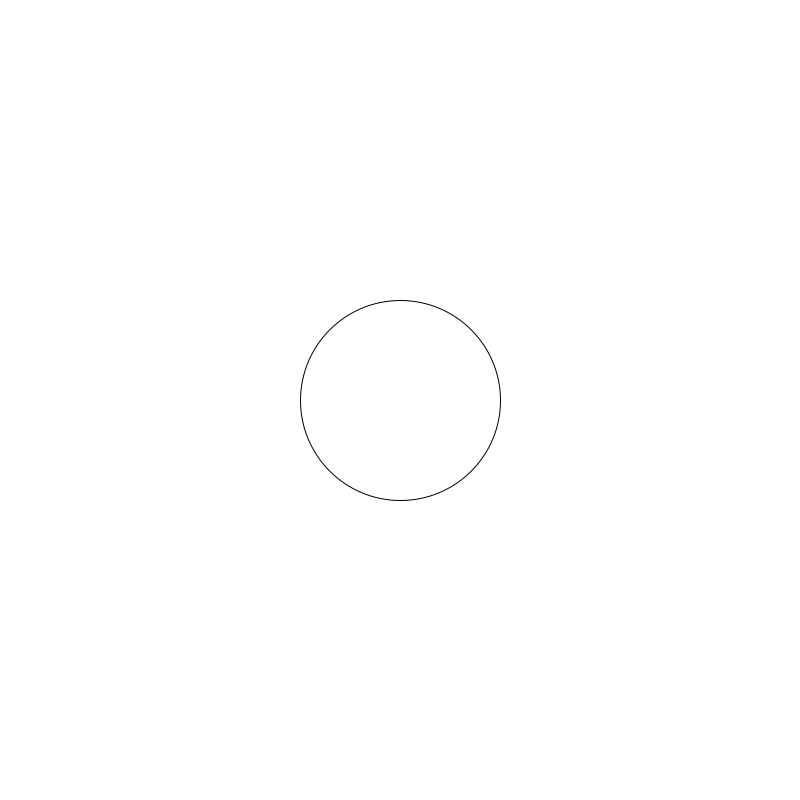
Frame 1 (no input)
Frame 60 (the mouse pressed at the canvas centre just before this capture): identical to frame 1, image omitted
Frame 120 (the mouse held since frame 60 and released just before this capture): identical to frame 1, image omitted

The Processing sketch that drew this single still picture (run headless with seeded random() and noise(); from frame 60 on, the mouse is pressed at the canvas centre):

// Processing sketch: CircleDragged
// ── CircleDragged.pde
float cx,cy;
float r;
boolean isHit;
float dx,dy;
float cx0,cy0;
float px,py;

void setup(){
  size(800,800);
  cx = width / 2;
  cy = height /2;
  r = 100;
  isHit = false;
}

void mouseDragged(){
  if(isHit){
    cx = cx0 + mouseX - px;
    cy = cy0 + mouseY - py;
  }
}

void mousePressed(){
  dx = mouseX - cx;
  dy = mouseY - cy;
  cx0 = cx;
  cy0 = cy;
  px = mouseX;
  py = mouseY;
  if(dx * dx + dy * dy< r * r){
    isHit = true;
  }
}

void mouseReleased(){
  isHit = false;
}



void draw(){
  background(255,255,255);
  ellipse(cx,cy,r*2,r*2);
}
